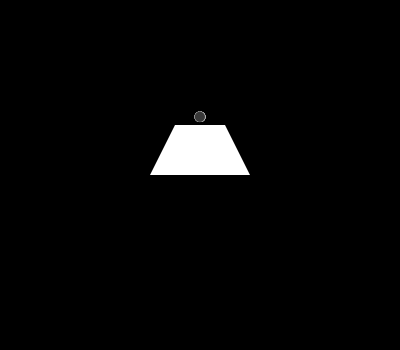
Frame 1 (no input)
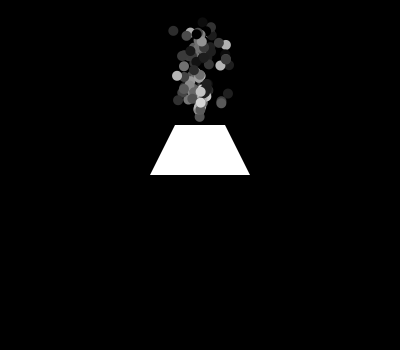
Frame 60 (the mouse pressed at the canvas centre just before this capture)
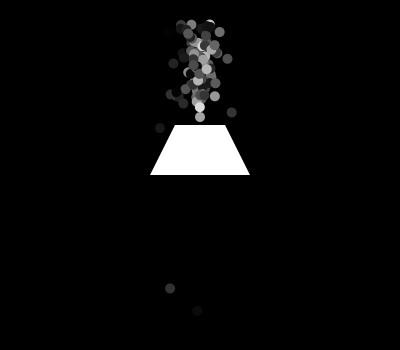
Frame 120 (the mouse held since frame 60 and released just before this capture)

The Processing sketch that drew these frames (run headless with seeded random() and noise(); from frame 60 on, the mouse is pressed at the canvas centre):

// Processing sketch: Vulcano
// ── Vulcano.pde
Bubble arr[] = new Bubble[100];
VulcanoClass vul = new VulcanoClass();
int limit = 100;
void setup(){
  size(400, 350);
  frameRate(60);
  for(int i=0; i<limit; ++i){
   arr[i] = new Bubble();  
  }
}

void draw(){
 background(0); 
 vul.display();
 for(int i=0; i<limit; ++i){
   arr[i].display();
   arr[i].move();
   if(arr[i].p <=0) arr[i] = new Bubble();
 }
}

// ── Bubble.pde
class Bubble{
 float x, y, p=random(50, 255), l, z, h_limit, h, p_change;
 color col = color(255, 255, 255, p); 
 boolean b;
 Bubble(){
  b = true;
  x = width/2;
  y = height/3;
  l = 10;
  p_change = random(1, 5);
  h_limit = random(20, 100);
  h = random(0.5, 1.1);
  z = random(-0.5, 0.5);
 }
 
 void display(){
  noStroke();
  fill(p);
  ellipse(x+z, y+h, l, l); 
 }
 
 void move(){
   p-=p_change;
   float v1 = abs(y-h_limit)/10;
   if(v1 < 0.52) v1 = 0.32;
   if(b){
     if(y-h_limit > 0.5){
       y -= v1;
     }
     else b = false;
     if(y<h_limit){
       b = false;
     }
   }
   else{
     float v = abs(y-h_limit)/10;
     if(v > 15) v = 15;
    y += v; 
   }
   x += z;
 }
}

// ── VulcanoClass.pde
class VulcanoClass{
 float x1, x2, x3, x4, y1, y2, l;
   VulcanoClass(){
       // szerokosc = 30
       l = 50;
       x1 = width/2 + l+l+l/2;
       x2 = x1 + l;
       x3 = x1 - l/2;
       x4 = x1 + l + l/2;
       
       y1 = (height/2) + 25 + l;
       y2 = y1 + l;
   }
   
   void display(){
     noStroke();
     fill(255);
     quad(x2, y1, x1, y1, x3, y2, x4 , y2);   
     //rect(x3, y1, l, l);
 }
   
}
